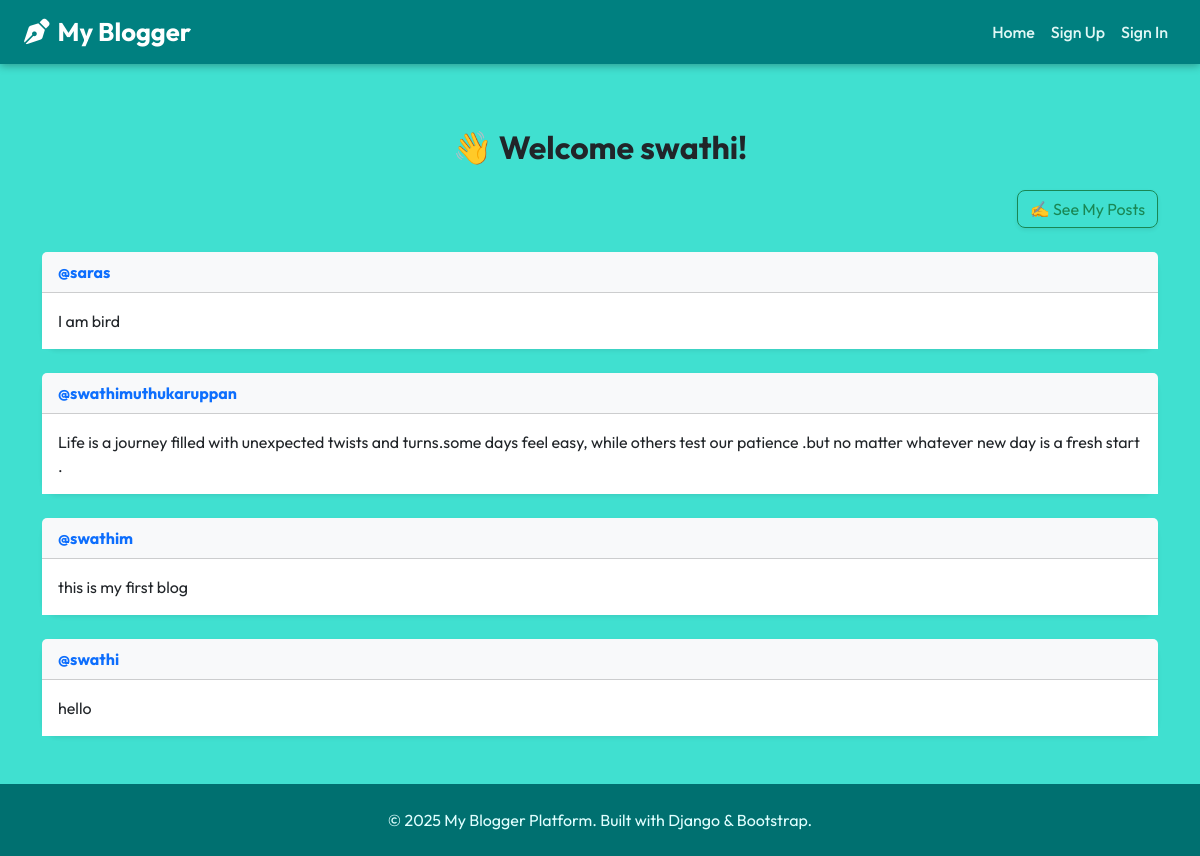
The app's page /readerpg/swathi with its own data.
### blog_spot/models.py (models this page shows)
class User(models.Model):
    usr_name = models.CharField(max_length=30)
    password = models.CharField(max_length = 20)
    role = models.CharField(max_length=1)
    class Meta:
        db_table = 'user_tbl'

class Blogs(models.Model):
    usr_name = models.CharField(max_length=30)
    pst = models.TextField(max_length = 400)
    class Meta:
        db_table = 'blogs_tbl'

### blog_spot/views.py (the view)
# urls.py: path('readerpg/<str:usr>',views.view_page, name = 'reader_pg'),
def view_page(req,usr):
    blg = Blogs.objects.all()
    user = User.objects.filter(usr_name = usr).first()
    return render(req, 'blog_spot/view_page.html',{'Username':user.usr_name, 'blogs':blg, 'status':user.role})

### blog_spot/templates/blog_spot/view_page.html (shortened to what this page needs)
{% extends 'blog_spot/base.html' %}
{% block content %}
<div class="container mt-5 animate__animated animate__fadeIn">
    <h2 class="mb-4 text-center text-dark fw-bold">👋 Welcome {{ Username }}!</h2>
    {% if status == 'b' %}
        <div class="text-end mb-4">
            <a href="{% url 'user_pg' usr=Username %}" class="btn btn-outline-success rounded-3 shadow-sm">
                ✍️ See My Posts
            </a>
        </div>
    {% endif %}
    {% for blog in blogs %}
        <div class="card shadow-sm mb-4 border-0 rounded-4">
            <div class="card-header bg-light d-flex justify-content-between align-items-center">
                <strong class="text-primary">@{{ blog.usr_name }}</strong>
            </div>
            <div class="card-body bg-white">
                <p class="card-text" style="white-space: pre-line;">{{ blog.pst }}</p>
            </div>
        </div>
    {% empty %}
        <div class="alert alert-info text-center rounded-3 shadow-sm">
            💤 No blog posts available.
        </div>
    {% endfor %}
</div>
{% endblock %}

### blog_spot/templates/blog_spot/base.html (style rules this page uses)
body { font-family: 'Outfit', sans-serif; background-color: #40E0D0; color: #073b3a; }
.card { transition: transform 0.3s ease, box-shadow 0.3s ease; border: none; }

### records on screen
User: usr_name "swathi"
Blogs: usr_name "saras", pst "I am bird"
Blogs: usr_name "swathimuthukaruppan", pst "Life is a journey filled with unexpected twists and turns.some days feel easy, while others test our patience .but no matter whatever new day is a fresh start ."
Blogs: usr_name "swathim", pst "this is my first blog"
Blogs: usr_name "swathi", pst "hello"
